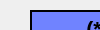
       <widget class="QWidget" name="page_2">
        <property name="geometry">
         <rect>
          <x>0</x>
          <y>0</y>
          <width>100</width>
          <height>30</height>
         </rect>
        </property>
        <attribute name="label">
         <string>AGPS,GSENSOR测试</string>
        </attribute>
        <widget class="QWidget" name="layoutWidget_3">
         <property name="geometry">
          <rect>
           <x>30</x>
           <y>10</y>
           <width>149</width>
           <height>151</height>
          </rect>
         </property>
         <layout class="QVBoxLayout" name="verticalLayout_4">
          <item>
           <widget class="QLabel" name="lb_agps_result">
            <property name="enabled">
             <bool>true</bool>
            </property>
            <property name="font">
             <font>
              <pointsize>16</pointsize>
              <weight>75</weight>
              <bold>true</bold>
             </font>
            </property>
            <property name="autoFillBackground">
             <bool>false</bool>
            </property>
            <property name="styleSheet">
             <string notr="true">background-color: rgb(112, 131, 255);</string>
            </property>
            <property name="frameShape">
             <enum>QFrame::Box</enum>
            </property>
            <property name="frameShadow">
             <enum>QFrame::Plain</enum>
            </property>
            <property name="lineWidth">
             <number>2</number>
            </property>
            <property name="text">
             <string>(* *)</string>
            </property>
            <property name="alignment">
             <set>Qt::AlignCenter</set>
            </property>
           </widget>
          </item>
          <item>
           <widget class="QProgressBar" name="progressBar_agps_test">
            <property name="value">
             <number>0</number>
            </property>
            <property name="alignment">
             <set>Qt::AlignLeading|Qt::AlignLeft|Qt::AlignVCenter</set>
            </property>
            <property name="textVisible">
             <bool>true</bool>
            </property>
            <property name="textDirection">
             <enum>QProgressBar::TopToBottom</enum>
            </property>
           </widget>
          </item>
          <item>
           <widget class="QPushButton" name="pushButton_agps_start">
            <property name="sizePolicy">
             <sizepolicy hsizetype="Minimum" vsizetype="Preferred">
              <horstretch>0</horstretch>
              <verstretch>0</verstretch>
             </sizepolicy>
            </property>
            <property name="text">
             <string>AGPS开始测试</string>
            </property>
           </widget>
          </item>
          <item>
           <widget class="QPushButton" name="pushButton_agps_stop">
            <property name="sizePolicy">
             <sizepolicy hsizetype="Minimum" vsizetype="Preferred">
              <horstretch>0</horstretch>
              <verstretch>0</verstretch>
             </sizepolicy>
            </property>
            <property name="text">
             <string>AGPS停止测试</string>
            </property>
           </widget>
          </item>
         </layout>
        </widget>
        <widget class="QWidget" name="layoutWidget_4">
         <property name="geometry">
          <rect>
           <x>30</x>
           <y>190</y>
           <width>179</width>
           <height>81</height>
          </rect>
         </property>
         <layout class="QVBoxLayout" name="verticalLayout_6">
          <item>
           <widget class="QLabel" name="lb_gsensor_result">
            <property name="enabled">
             <bool>true</bool>
            </property>
            <property name="font">
             <font>
              <pointsize>16</pointsize>
              <weight>75</weight>
              <bold>true</bold>
             </font>
            </property>
            <property name="autoFillBackground">
             <bool>false</bool>
            </property>
            <property name="styleSheet">
             <string notr="true">background-color: rgb(112, 131, 255);</string>
            </property>
            <property name="frameShape">
             <enum>QFrame::Box</enum>
            </property>
            <property name="frameShadow">
             <enum>QFrame::Plain</enum>
            </property>
            <property name="lineWidth">
             <number>2</number>
            </property>
            <property name="text">
             <string>(* *)</string>
            </property>
            <property name="alignment">
             <set>Qt::AlignCenter</set>
            </property>
           </widget>
          </item>
          <item>
           <widget class="QPushButton" name="pushButton_gsensor_start">
            <property name="sizePolicy">
             <sizepolicy hsizetype="Minimum" vsizetype="Preferred">
              <horstretch>0</horstretch>
              <verstretch>0</verstretch>
             </sizepolicy>
            </property>
            <property name="text">
             <string>GSENSOR测试</string>
            </property>
           </widget>
          </item>
         </layout>
        </widget>
       </widget>
